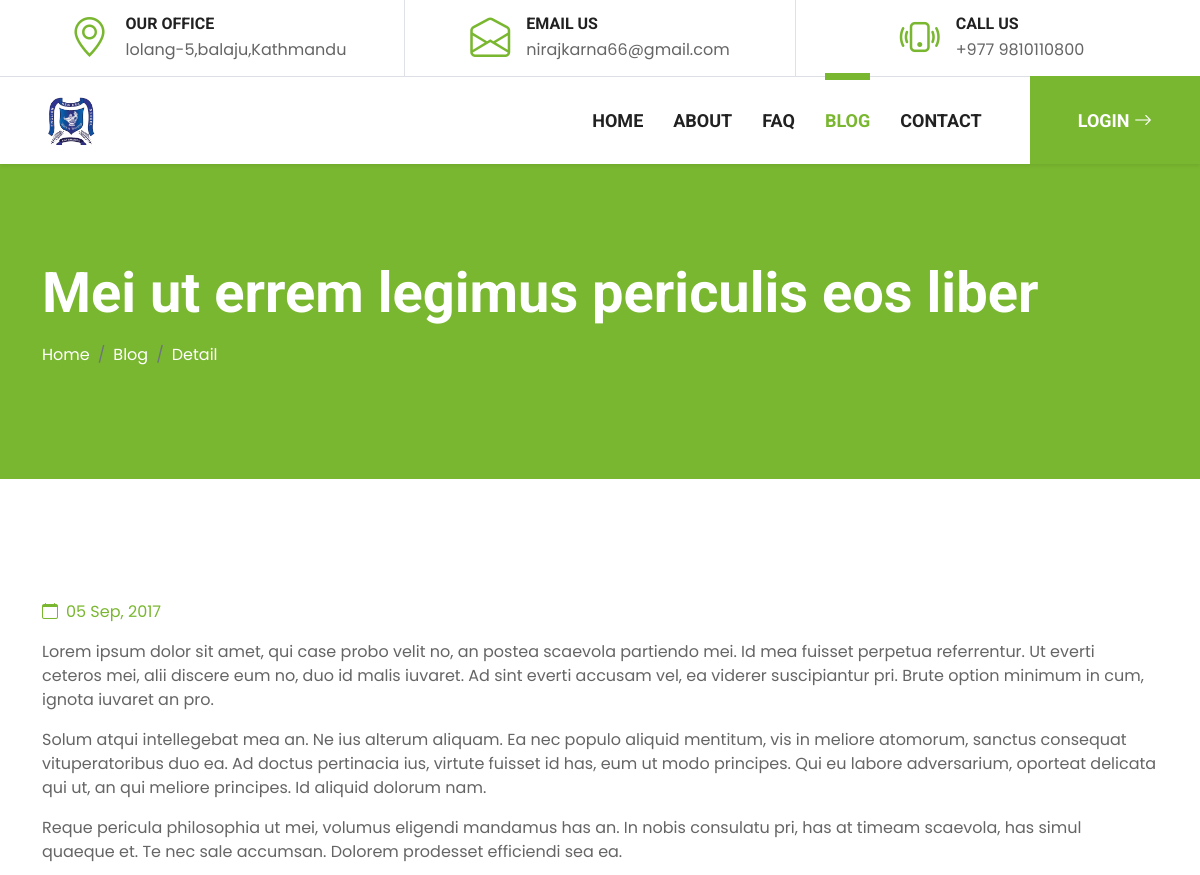
Page /detail.php?slug=mei-ut-errem-legimus-periculis-eos-liber (upper part) on the earlier database version.
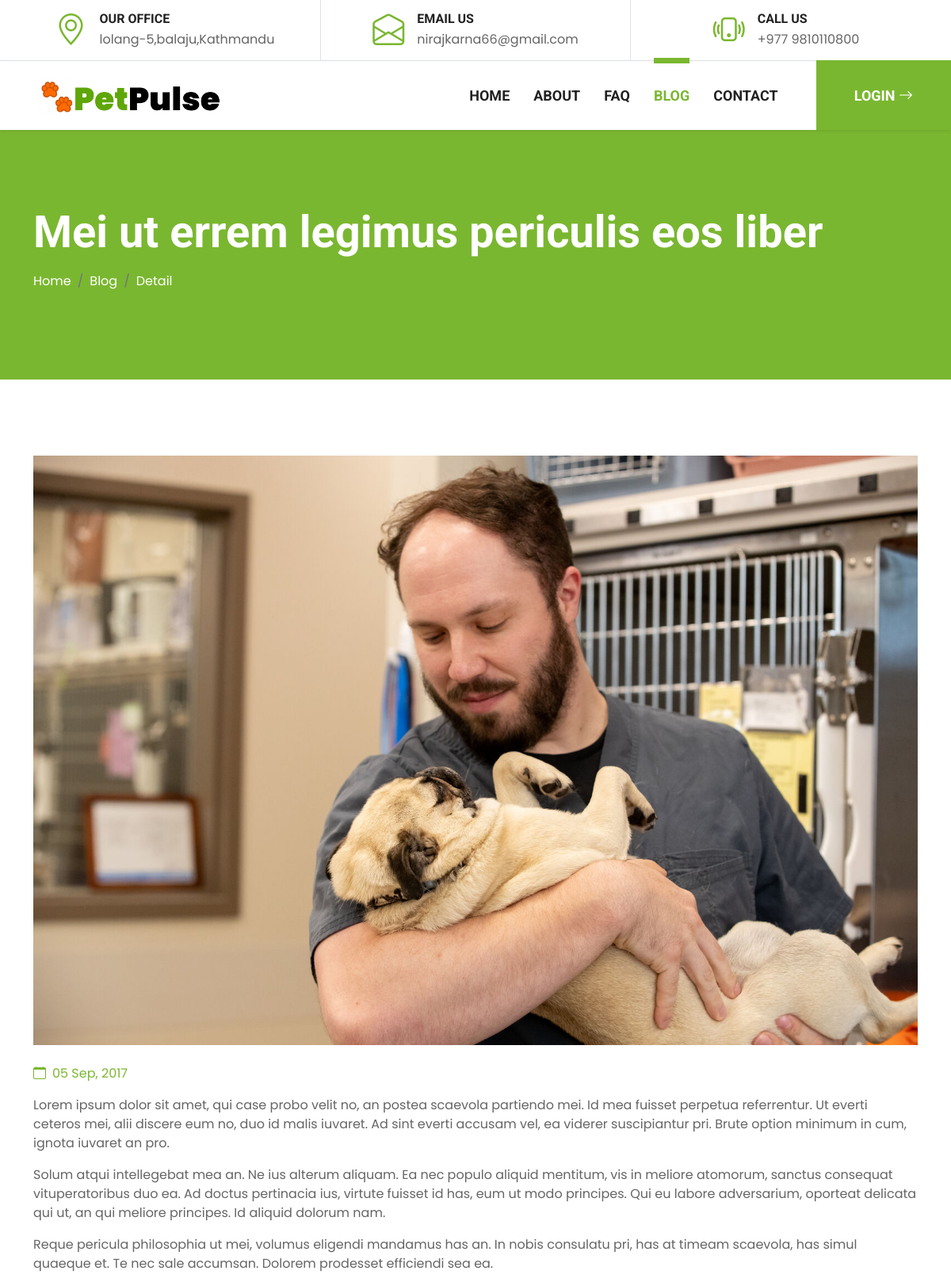
Same page on the later database version.
### tables this page shows
CREATE TABLE IF NOT EXISTS `tbl_settings` (
  `id` int NOT NULL AUTO_INCREMENT,
  `logo` varchar(255) NOT NULL,
  `favicon` varchar(255) NOT NULL,
  `footer_about` text NOT NULL,
  `footer_copyright` text NOT NULL,
  `contact_address` text NOT NULL,
  `contact_email` varchar(255) NOT NULL,
  `contact_phone` varchar(255) NOT NULL,
  `contact_fax` varchar(255) NOT NULL,
  `contact_map_iframe` text NOT NULL,
  `receive_email` varchar(255) NOT NULL,
  `receive_email_subject` varchar(255) NOT NULL,
  `receive_email_thank_you_message` text NOT NULL,
  `forget_password_message` text NOT NULL,
  `total_recent_post_footer` int NOT NULL,
  `total_popular_post_footer` int NOT NULL,
  `total_recent_post_sidebar` int NOT NULL,
  `total_popular_post_sidebar` int NOT NULL,
  `total_featured_product_home` int NOT NULL,
  `total_latest_product_home` int NOT NULL,
  `total_popular_product_home` int NOT NULL,
  `meta_title_home` text NOT NULL,
  `meta_keyword_home` text NOT NULL,
  `meta_description_home` text NOT NULL,
  `banner_login` varchar(255) NOT NULL,
  `banner_registration` varchar(255) NOT NULL,
  `banner_forget_password` varchar(255) NOT NULL,
  `banner_reset_password` varchar(255) NOT NULL,
  `banner_search` varchar(255) NOT NULL,
  `banner_cart` varchar(255) NOT NULL,
  `banner_checkout` varchar(255) NOT NULL,
  `banner_product_category` varchar(255) NOT NULL,
  `banner_blog` varchar(255) NOT NULL,
  `cta_title` varchar(255) NOT NULL,
  `cta_content` text NOT NULL,
  `cta_read_more_text` varchar(255) NOT NULL,
  `cta_read_more_url` varchar(255) NOT NULL,
  `cta_photo` varchar(255) NOT NULL,
  `featured_product_title` varchar(255) NOT NULL,
  `featured_product_subtitle` varchar(255) NOT NULL,
  `latest_product_title` varchar(255) NOT NULL,
  `latest_product_subtitle` varchar(255) NOT NULL,
  `popular_product_title` varchar(255) NOT NULL,
  `popular_product_subtitle` varchar(255) NOT NULL,
  `testimonial_title` varchar(255) NOT NULL,
  `testimonial_subtitle` varchar(255) NOT NULL,
  `testimonial_photo` varchar(255) NOT NULL,
  `blog_title` varchar(255) NOT NULL,
  `blog_subtitle` varchar(255) NOT NULL,
  `newsletter_text` text NOT NULL,
  `paypal_email` varchar(255) NOT NULL,
  `stripe_public_key` varchar(255) NOT NULL,
  `stripe_secret_key` varchar(255) NOT NULL,
  `bank_detail` text NOT NULL,
  `before_head` text NOT NULL,
  `after_body` text NOT NULL,
  `before_body` text NOT NULL,
  `home_service_on_off` int NOT NULL,
  `home_welcome_on_off` int NOT NULL,
  `home_featured_product_on_off` int NOT NULL,
  `home_latest_product_on_off` int NOT NULL,
  `home_popular_product_on_off` int NOT NULL,
  `home_testimonial_on_off` int NOT NULL,
  `home_blog_on_off` int NOT NULL,
  `newsletter_on_off` int NOT NULL,
  `ads_above_welcome_on_off` int NOT NULL,
  `ads_above_featured_product_on_off` int NOT NULL,
  `ads_above_latest_product_on_off` int NOT NULL,
  `ads_above_popular_product_on_off` int NOT NULL,
  `ads_above_testimonial_on_off` int NOT NULL,
  `ads_category_sidebar_on_off` int NOT NULL,
  `qr_code` varchar(255) DEFAULT NULL,
  PRIMARY KEY (`id`)
);

CREATE TABLE IF NOT EXISTS `tbl_post` (
  `post_id` int NOT NULL AUTO_INCREMENT,
  `post_title` varchar(255) NOT NULL,
  `post_slug` varchar(255) NOT NULL,
  `post_content` text NOT NULL,
  `post_date` varchar(255) NOT NULL,
  `photo` varchar(255) NOT NULL,
  `category_id` int NOT NULL,
  `total_view` int NOT NULL,
  `meta_title` varchar(255) NOT NULL,
  `meta_keyword` text NOT NULL,
  `meta_description` text NOT NULL,
  PRIMARY KEY (`post_id`)
);

### includes/init.php (called while the page is built, shortened)
<?php
require_once __DIR__ . '/../admin/inc/config.php';
function web_h(?string $value): string
{
    return htmlspecialchars((string)$value, ENT_QUOTES, 'UTF-8');
}
function web_upload(string $file): string
{
    return 'admin/assets/uploads/' . ltrim($file, '/');
}
function web_table_exists(PDO $pdo, string $table): bool
{
    $stmt = $pdo->prepare('SHOW TABLES LIKE ?');
    $stmt->execute([$table]);
    return (bool)$stmt->fetchColumn();
}
function web_format_date(?string $date): string
{
    $ts = strtotime($date);
    return $ts ? date('d M, Y', $ts) : web_h($date);
}
function web_fetch_post_by_slug(PDO $pdo, string $slug): ?array
{
    if ($slug === '' || !web_table_exists($pdo, 'tbl_post')) {
        return null;
    }
    $stmt = $pdo->prepare('SELECT * FROM tbl_post WHERE post_slug = ? LIMIT 1');
    $stmt->execute([$slug]);
    $row = $stmt->fetch(PDO::FETCH_ASSOC);
    return $row ?: null;
}
$settings = $pdo->query('SELECT * FROM tbl_settings WHERE id = 1')->fetch(PDO::FETCH_ASSOC) ?: [];
$site_name = 'PetPulse';
$logo_file = $settings['logo'] ?? '';

### detail.php (the view, shortened to what the changed rows need)
<?php
require_once __DIR__ . '/includes/init.php';
$slug = trim($_GET['slug'] ?? '');
$post = web_fetch_post_by_slug($pdo, $slug);
require_once __DIR__ . '/includes/header.php';
?>
<div class="container-fluid bg-primary py-5 mb-5 page-header">
    <div class="container py-5">
        <h1 class="display-4 text-white mb-3"><?php echo web_h($post['post_title']); ?></h1>
        <nav aria-label="breadcrumb">
            <ol class="breadcrumb">
            </ol>
        </nav>
    </div>
</div>
<div class="container-fluid py-5">
    <div class="container">
        <div class="row g-5">
            <div class="col-lg-12">
                <?php if (!empty($post['photo'])): ?>
                <img class="img-fluid w-100 rounded mb-4" src="<?php echo web_h(web_upload($post['photo'])); ?>" alt="">
                <?php endif; ?>
                <p class="text-primary mb-3"><i class="bi bi-calendar me-2"></i><?php echo web_h(web_format_date($post['post_date'])); ?></p>
                <div class="text-body"><?php echo $post['post_content']; ?></div>
            </div>
        </div>
    </div>
</div>
<?php require_once __DIR__ . '/includes/footer.php'; ?>

### includes/header.php (shortened to what the changed rows need)
<?php
require_once __DIR__ . '/init.php';
?>
<!DOCTYPE html>
<html lang="en">
<head>
    <link href="https://cdn.jsdelivr.net/npm/bootstrap-icons@1.4.1/font/bootstrap-icons.css" rel="stylesheet">
    <link href="lib/flaticon/font/flaticon.css" rel="stylesheet">
    <link href="lib/owlcarousel/assets/owl.carousel.min.css" rel="stylesheet">
    <link href="css/bootstrap.min.css" rel="stylesheet">
    <link href="css/style.css" rel="stylesheet">
</head>
<body>
<div class="container-fluid border-bottom d-none d-lg-block">
    <div class="row gx-0">
        <div class="col-lg-4 text-center py-2">
            <div class="d-inline-flex align-items-center">
                <div class="text-start">
                    <h6 class="text-uppercase mb-1">Our Office</h6>
                    <span><?php echo web_h($settings['contact_address'] ?? 'Kathmandu, Nepal'); ?></span>
                </div>
            </div>
        </div>
        <div class="col-lg-4 text-center border-start border-end py-2">
            <div class="d-inline-flex align-items-center">
                <div class="text-start">
                    <h6 class="text-uppercase mb-1">Email Us</h6>
                    <span><?php echo web_h($settings['contact_email'] ?? 'info@example.com'); ?></span>
                </div>
            </div>
        </div>
        <div class="col-lg-4 text-center py-2">
            <div class="d-inline-flex align-items-center">
                <div class="text-start">
                    <h6 class="text-uppercase mb-1">Call Us</h6>
                    <span><?php echo web_h($settings['contact_phone'] ?? '+977 9800000000'); ?></span>
                </div>
            </div>
        </div>
    </div>
</div>
<?php require_once __DIR__ . '/navbar.php'; ?>

### includes/navbar.php (shortened to what the changed rows need)
<nav class="navbar navbar-expand-lg bg-white navbar-light shadow-sm py-3 py-lg-0 px-3 px-lg-0">
    <a href="index.php" class="navbar-brand ms-lg-5">
        <?php if (!empty($logo_file)): ?>
            <img src="<?php echo web_h(web_upload($logo_file)); ?>" alt="<?php echo web_h($site_name); ?>" style="max-height:48px;">
        <?php else: ?>
            <h1 class="m-0 text-uppercase text-dark"><i class="bi bi-shop fs-1 text-primary me-3"></i><?php echo web_h($site_label); ?></h1>
        <?php endif; ?>
    </a>
</nav>

Differences in the rows shown:
changed tbl_settings "lolang-5,balaju,Kathmandu": logo: a different picture
changed tbl_post "Mei ut errem legimus periculis eos liber": photo: picture added
